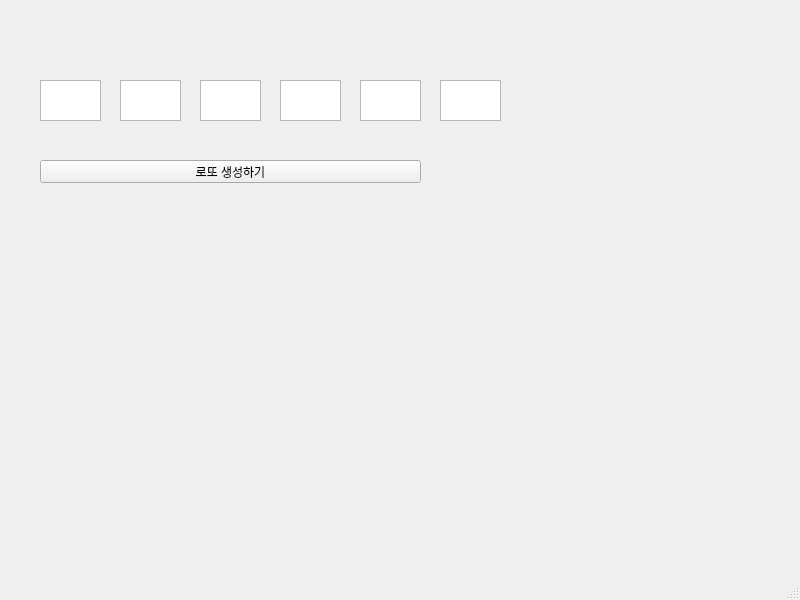
<?xml version="1.0" encoding="UTF-8"?>
<ui version="4.0">
 <class>MainWindow</class>
 <widget class="QMainWindow" name="MainWindow">
  <property name="geometry">
   <rect>
    <x>0</x>
    <y>0</y>
    <width>800</width>
    <height>600</height>
   </rect>
  </property>
  <property name="windowTitle">
   <string>MainWindow</string>
  </property>
  <widget class="QWidget" name="centralwidget">
   <widget class="QTextEdit" name="te1">
    <property name="geometry">
     <rect>
      <x>40</x>
      <y>80</y>
      <width>61</width>
      <height>41</height>
     </rect>
    </property>
   </widget>
   <widget class="QTextEdit" name="te2">
    <property name="geometry">
     <rect>
      <x>120</x>
      <y>80</y>
      <width>61</width>
      <height>41</height>
     </rect>
    </property>
   </widget>
   <widget class="QTextEdit" name="te3">
    <property name="geometry">
     <rect>
      <x>200</x>
      <y>80</y>
      <width>61</width>
      <height>41</height>
     </rect>
    </property>
   </widget>
   <widget class="QTextEdit" name="te4">
    <property name="geometry">
     <rect>
      <x>280</x>
      <y>80</y>
      <width>61</width>
      <height>41</height>
     </rect>
    </property>
   </widget>
   <widget class="QTextEdit" name="te5">
    <property name="geometry">
     <rect>
      <x>360</x>
      <y>80</y>
      <width>61</width>
      <height>41</height>
     </rect>
    </property>
   </widget>
   <widget class="QTextEdit" name="te6">
    <property name="geometry">
     <rect>
      <x>440</x>
      <y>80</y>
      <width>61</width>
      <height>41</height>
     </rect>
    </property>
   </widget>
   <widget class="QPushButton" name="pb">
    <property name="geometry">
     <rect>
      <x>40</x>
      <y>160</y>
      <width>381</width>
      <height>23</height>
     </rect>
    </property>
    <property name="text">
     <string>로또 생성하기</string>
    </property>
   </widget>
  </widget>
  <widget class="QMenuBar" name="menubar">
   <property name="geometry">
    <rect>
     <x>0</x>
     <y>0</y>
     <width>800</width>
     <height>21</height>
    </rect>
   </property>
  </widget>
  <widget class="QStatusBar" name="statusbar"/>
 </widget>
 <resources/>
 <connections/>
</ui>
